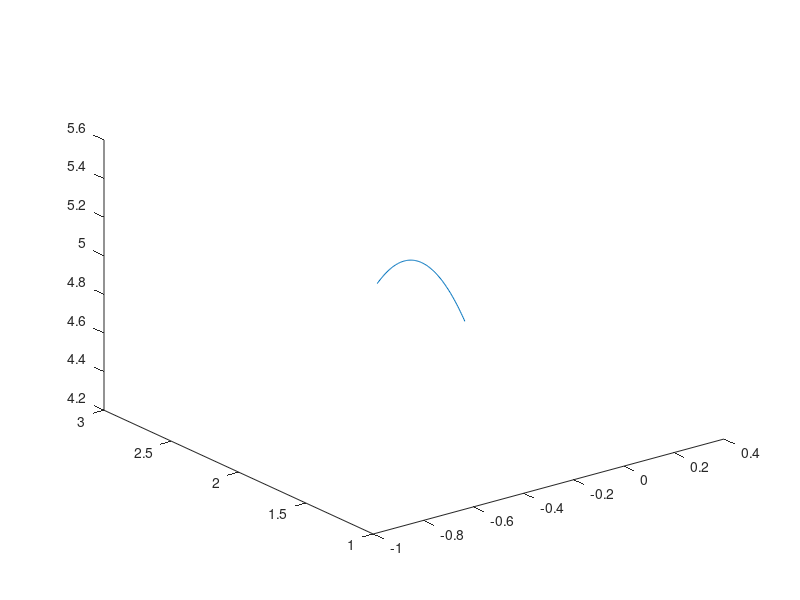

Recreate this plot in MATLAB. (Note: this script raises an error after producing the figure.)
clear;
clc
close all;
%% Definição de constantes e coeficientes 

amostras=100;
t = linspace(-1, 1, amostras);



randomz=0.005*randn(1,amostras);
randomx=0.005*randn(1,amostras);
randomy=0.009*randn(1,amostras);
random_other=randn(1,amostras);

%ponto de origem do inimigo
x0=random_other(3);
y0=random_other(4);
z0=abs(5*random_other(5));

a=-1*abs(random_other(1));
b=10*abs(random_other(2));

azimute=pi*random_other(6);
%% Gerando trajetorias parabolicas com implementação de ruido de distribuiçao normal (1,0)

x=t.*cos(azimute)+x0;
y=t.*sin(azimute)+y0;

% for n=1:1:amostras
%     x1(n)=x(n)+randomx(n);
% 
% end
% 
% for n=1:1:amostras
%     y1(n)=y(n)+randomy(n);
% 
% end

z = a*(x.^2+y.^2)+b+z0;


distancia_medida=sqrt(z.^2+x.^2+y.^2);

azimute_medido=atan2(y, x);

phi_medido=atan2(sqrt(x.^2 + y.^2), z)

%subplot(2,1,1)
plot3(x, y, z)

out1 = [x; y; z];
writematrix(out1, 'LabVIEW\Main Folder\adpteste.csv');

grid on
xlabel('x')
ylabel('y')
zlabel('z')

% for n=1:1:amostras
% 
%     z1(n)=z(n)+randomz(n);
% 
% end
%% Plotando os gráficos

 
% plot3(x1,y1,z1);
% axis equal
% xlabel('x(t)')
% ylabel('y(t)')
% zlabel('z(t)')





%% COlocando ruido
%[Xi,Yi]=meshgrid(t,t);
%Zi=griddata(x1,y1,z1,Xi,Yi);
%mesh(Xi,Yi,Zi);
%plot3(x1,y1,Zi,'*');



for n=1:1:amostras
    distancia_medida1(n)=distancia_medida(n)+randomx(n);
 
end

for n=1:1:amostras
   azimute_medido1(n)=azimute_medido(n)+randomy(n);
 
end

for n=1:1:amostras
    phi_medido1(n)=phi_medido(n)+randomz(n);
 
end

 zfinal=phi_medido1.*distancia_medida1;

%%

out = [distancia_medida1; azimute_medido1; phi_medido1];
writematrix(out, 'LabVIEW\Main Folder\adp.csv');

%subplot(2,1,2)
%plot3(distancia_medida,azimute_medido1,phi_medido1);


% [xfinal,yfinal,zfinal] = pol2cart(azimute_medido1,phi_medido1,zfinal);
% subplot(2,1,2)
% plot3(xfinal,yfinal,zfinal);
% 
% grid on
% xlabel('xfinal')
% ylabel('yfinal')
% zlabel('zfinal')
